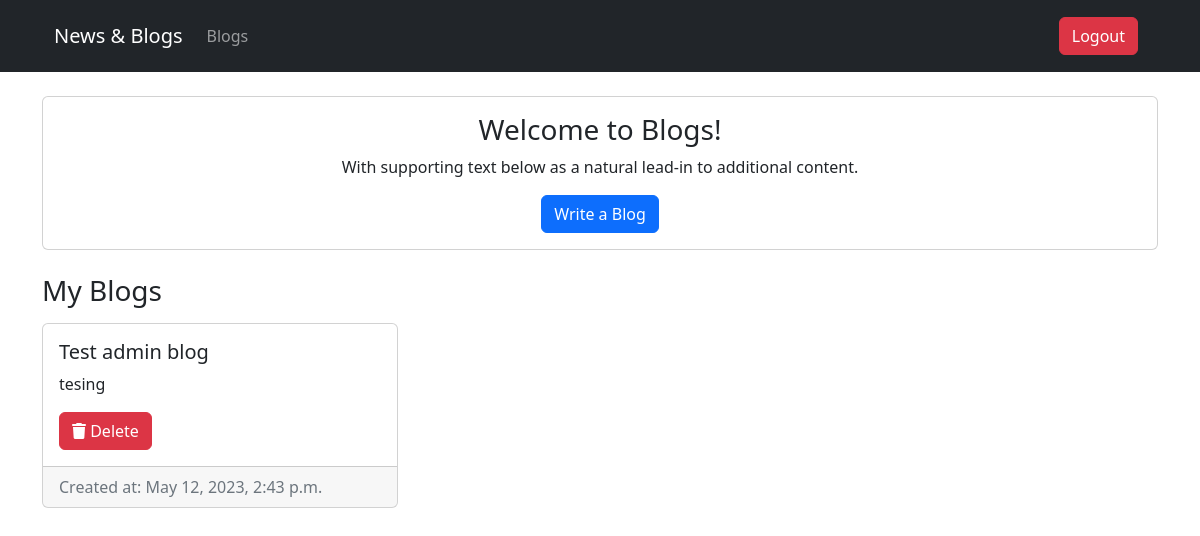
/blogs/ (signed in), run on the app's committed database.
### blog/models.py (models this page shows, shortened)
class Blog(models.Model):
    title = models.TextField(max_length=50)
    author = models.ForeignKey(User, on_delete=models.CASCADE)
    content = models.TextField(max_length=200)
    slug = models.SlugField(max_length=150)
    created_at = models.DateTimeField(auto_now_add=True)

### blog/views.py (the view)
# urls.py: path("blogs/", blogs_home, name="blog_home"),
@login_required(login_url='/login')
def blogs_home(request):
    user = request.user
    blogs = Blog.objects.filter(author=user)
    context = {
        'blogs': blogs
    }
    return render(request, 'blog.html', context)

### templates/blog.html
{% extends 'index.html' %} {% block content %}
<div class="container">
  <div class="card text-center my-4">
    <div class="card-body">
      <h3 class="card-title">Welcome to Blogs!</h3>
      <p class="card-text">
        With supporting text below as a natural lead-in to additional content.
      </p>
      <a href={% url 'blog_form' %} class="btn btn-primary">Write a Blog</a>
    </div>
  </div>
  <div class="row">
    <h3 class="mb-3">My Blogs</h3>
    {% for blog in blogs %}
    <div class="col-sm-4 mb-3">
      <div class="card">
        <div class="card-body">
          <h5 class="card-title">{{blog.title}}</h5>
          <p class="card-text">{{blog.content | truncatechars:100}}</p>
          <a href="/delete_blog/{{blog.id}}" class="btn btn-danger">
            <i class="fa-solid fa-trash" style="color: #ffffff;"></i>
            Delete
        </a>
        </div>
        <div class="card-footer text-muted">
            Created at: {{blog.created_at}}
          </div>
      </div>
    </div>
    {% endfor %}
  </div>
</div>
{% endblock content %}

### data on the page
Blog: title "Test admin blog", content "tesing", created_at "May 12, 2023, 2:43 p.m."
